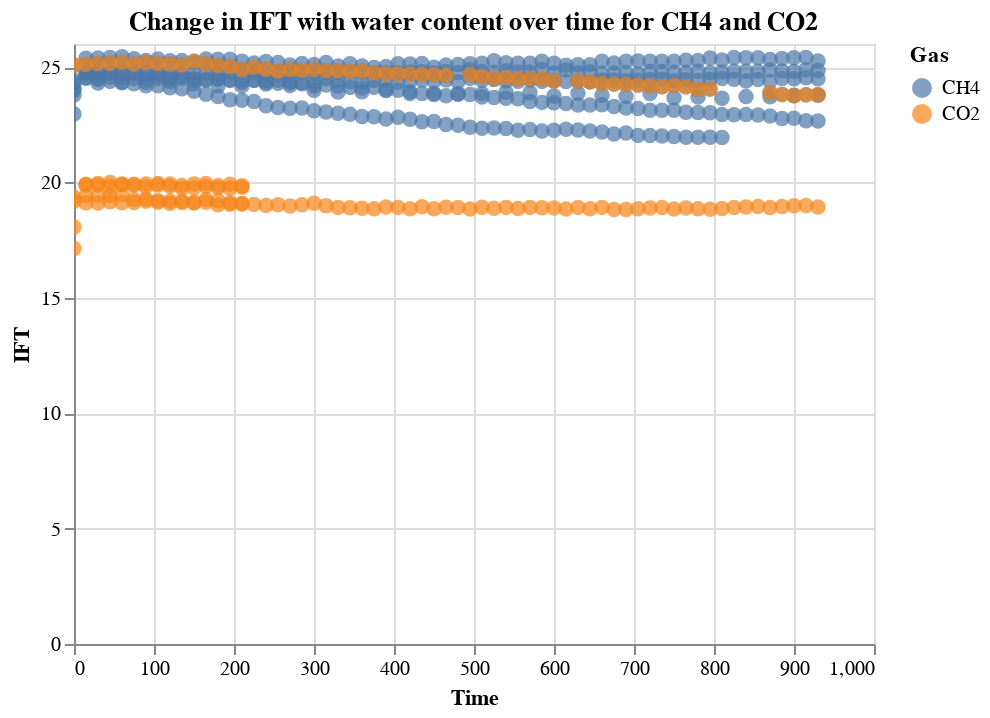

Source (notebook cell):
### Code cell
alt.Chart(ift_data, title = 'Change in IFT with water content over time for CH4 and CO2').mark_circle(size=60).encode(
    alt.X('time_minutes:Q', title = 'Time'),
    alt.Y('IFT:Q'),
    alt.Color('Gas:N'),
).interactive()

### Figure 1 — Vega-Lite specification as saved in the notebook (floating-point values rounded to 4 significant figures; data arrays with more than 128 entries replaced by an {"elided": "..."} marker saying what was removed)
{"config": {"view": {"continuousWidth": 400, "continuousHeight": 300}}, "data": {"name": "data-5e3ffaa7e5be3c65654c979659429c40"}, "mark": {"type": "circle", "size": 60}, "encoding": {"color": {"type": "nominal", "field": "Gas"}, "x": {"type": "quantitative", "field": "time_minutes", "title": "Time"}, "y": {"type": "quantitative", "field": "IFT"}}, "selection": {"selector011": {"type": "interval", "bind": "scales", "encodings": ["x", "y"]}}, "title": "Change in IFT with water content over time for CH4 and CO2", "$schema": "https://vega.github.io/schema/vega-lite/v4.8.1.json", "datasets": {"data-5e3ffaa7e5be3c65654c979659429c40": {"elided": "561 records"}}}
